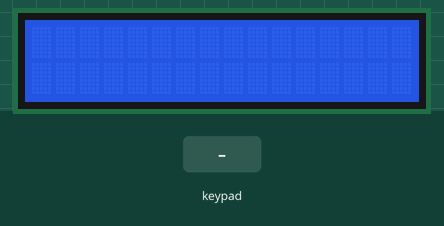
The sketch below on a simulated Arduino Uno, built with avr-gcc and run on an emulated ATmega328P. Shown: 16×2 character LCD. Inputs (shaded band) come from the test bench.

Above: at 1.2 s.
1.3 s: keypad keys 1 3 9 7 2 2 2 2 # pressed 0.4 s apart
At 5.1 s:
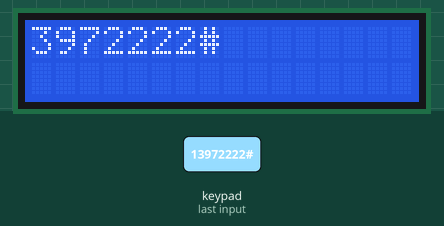
6.4 s: key 'a' pressed
At 7.5 s:
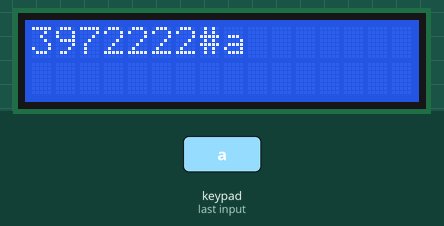
7.9 s: key 'b' pressed
At 8.7 s:
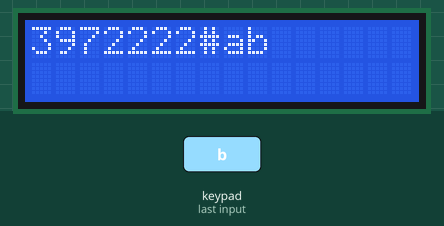
9.4 s: key 'c' pressed
At 9.9 s:
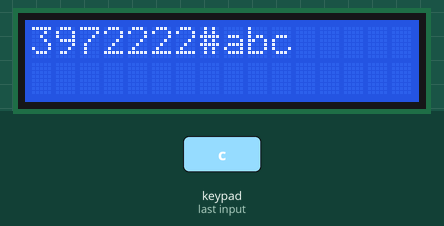
10.9 s: key 'e' pressed
At 12.1 s:
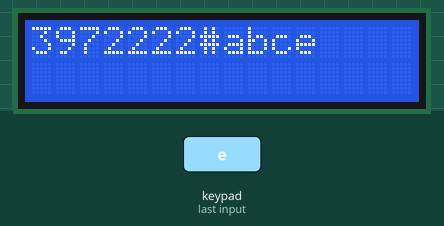
12.4 s: key 'd' pressed
At 13.5 s:
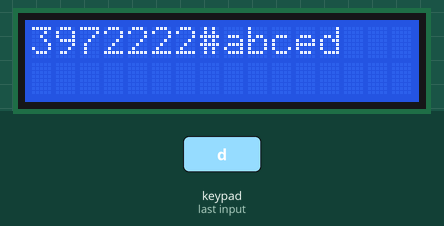
Timing chart, 0 to 14.9 s (numbered marks = the images above; inputs shaded):
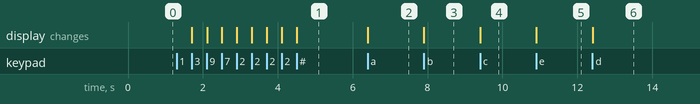

The sketch:

CustomKeypad.ino
```cpp
/* @file CustomKeypad.pde
|| @version 1.0
|| @author Alexander Brevig
|| @contact alexanderbrevig@gmail.com
||
|| @description
|| | Demonstrates changing the keypad size and key values.
|| #
*/
#include <Keypad.h>
#include <LiquidCrystal.h>
LiquidCrystal lcd(3, 4, 5, 6, 7, 8);

const byte ROWS = 6; //four rows
const byte COLS = 4; //four columns
//define the cymbols on the buttons of the keypads
char hexaKeys[ROWS][COLS] = {
  {'1','2','3','a'},
  {'b','c','e','d'},
  {'7','8','9','k'},
  {'o','0','#','d'},
  {'e','f','v','h'},
  {'i','j','k','l'}
};
byte rowPins[ROWS] = {9, 10, 11, 12, 14, 15}; //connect to the row pinouts of the keypad
byte colPins[COLS] = {16, 17, 18, 19}; //connect to the column pinouts of the keypad

//initialize an instance of class NewKeypad
Keypad customKeypad = Keypad( makeKeymap(hexaKeys), rowPins, colPins, ROWS, COLS);

void setup(){
  Serial.begin(9600);
  lcd.begin(16, 2);
}

void loop(){
  char customKey = customKeypad.getKey();

  if (customKey){
    lcd.print(customKey);
    if(customKey == '1'){
      lcd.clear();
    }
  }
}
```

Measured:
- after the input at 1.3 s, the display: first changes after 0.41 s (image 1 shows a later state)
- after the input at 6.4 s, the display: changes at once (image 2)
- after the input at 7.9 s, the display: changes at once (image 3)
- after the input at 9.4 s, the display: changes at once (image 4)
- after the input at 10.9 s, the display: changes at once (image 5)
- after the input at 12.4 s, the display: changes at once (image 6)
